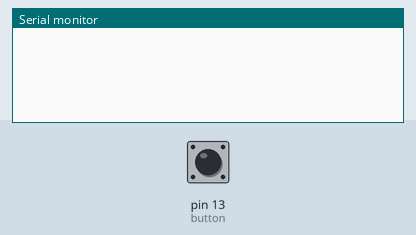
The sketch below on a simulated Arduino Uno, built with avr-gcc and run on an emulated ATmega328P. Shown: the last lines printed to the serial monitor. Inputs (shaded band) come from the test bench; at power-on: pin 13 (button) LOW.

Above: at 1.2 s.
1.3 s: pin 13 (button) pulled HIGH for 0.25 s
At 2.4 s:
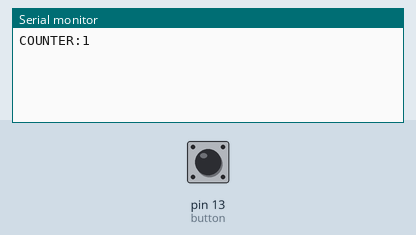
3.0 s: pin 13 (button) pulled HIGH for 1 s
At 4.3 s:
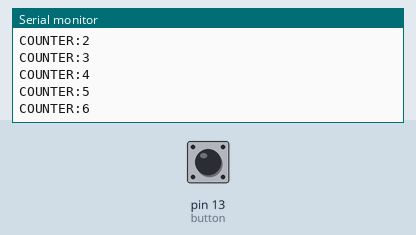
5.5 s: pin 13 (button) pulled HIGH for 0.25 s
At 6.9 s:
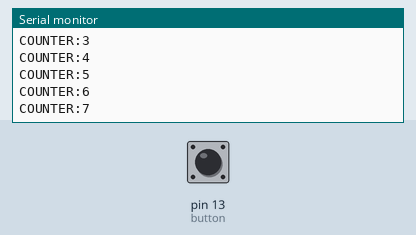
Timing chart, 0 to 8.5 s (numbered marks = the images above; inputs shaded):
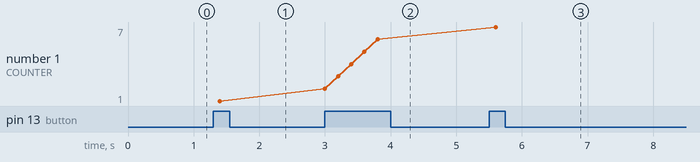

The sketch:

arduino.ino
```cpp
int button = 13;
int counter = 0;

void setup() {
  pinMode(button, INPUT);
  Serial.begin(9600);
}

void loop() {

  if ( digitalRead(button) == HIGH) {
          counter = counter + 1;
          Serial.println("COUNTER:" + String(counter));
  }

  /*if (Serial.available()) {
    Serial.flush();
    String message = Serial.readStringUntil('\n');
    message.trim();
    if (message == '\n' || message.equals("")) {
      return;
    }

    #if (DEBUG)
      Serial.println("A<::" + message);
    #endif

    if ( digitalRead(button) == HIGH) {
          counter = counter + 1;
          Serial.println("COUNTER:" + String(counter));
          Serial.flush();
    }

    delay(200);
  }*/
  delay(200);
}
```

Measured:
- after the input at 1.3 s, the serial monitor: prints a new line after 0.10 s (image 1)
- after the input at 3.0 s, the serial monitor: prints a new line at once (image 2)
- after the input at 5.5 s, the serial monitor: prints a new line after 0.10 s (image 3)
- plotted number 1: 1 → 6 after the input at 3.0 s, 6 → 7 after the input at 5.5 s
